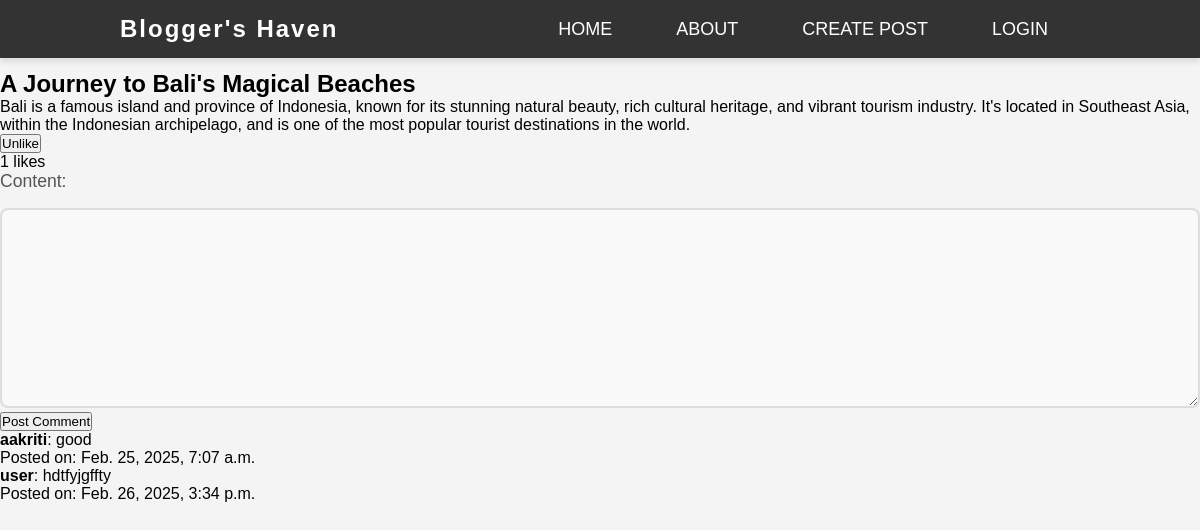
/ (signed in), run on the app's committed database.
### blog/models.py (models this page shows, shortened)
class BlogPost(models.Model):
    title = models.CharField(max_length=255, blank=False)
    content = models.TextField()
    category = models.CharField(max_length=100)
    tags = models.CharField(max_length=255, blank=True)
    image = models.ImageField(upload_to='blog_images/', blank=True, null=True)
    created_at = models.DateTimeField(auto_now_add=True)
    likes = models.ManyToManyField(User, related_name='liked_posts', blank=True)
    published = models.BooleanField(default=False)  # Make sure this is here

class Comment(models.Model):
    content = models.TextField()
    created_at = models.DateTimeField(auto_now_add=True)
    post = models.ForeignKey(BlogPost, related_name='comments', on_delete=models.CASCADE)
    author = models.ForeignKey(User, on_delete=models.CASCADE)

### blog/views.py (the view, shortened to what this page needs)
# urls.py: path('', views.home, name='home'),
def home(request):
    posts = BlogPost.objects.filter(published=True).order_by('-created_at')
    comment_form = CommentForm()
    return render(request, 'home.html', {
        'posts': posts,
        'comment_form': comment_form,
    })

### blog/forms.py
class CommentForm(forms.ModelForm):
    class Meta:
        model = Comment
        fields = ['content']

### blog/templates/home.html (shortened to what this page needs)
{% extends 'base.html' %}
{% load static %}
{% block content %}
    {% if posts %}
        {% for post in posts %}
            <div class="post">
                <h2>{{ post.title }}</h2>
                <p>{{ post.content }}</p>
                <form method="POST" action="{% url 'blog:like_post' post.id %}">
                    <button type="submit">
                        {% if user in post.likes.all %}
                            Unlike
                        {% else %}
                            Like
                        {% endif %}
                    </button>
                </form>
                <p>{{ post.likes.count }} likes</p>
                <form method="POST">
                    {{ comment_form.as_p }}
                    <button type="submit">Post Comment</button>
                </form>
                <div class="comments">
                    {% for comment in post.comments.all %}
                        <div class="comment">
                            <p><strong>{{ comment.author.username }}</strong>: {{ comment.content }}</p>
                            <p>Posted on: {{ comment.created_at }}</p>
                        </div>
                    {% endfor %}
                </div>
            </div>
        {% endfor %}
    {% else %}
        <p>No posts available.</p>
    {% endif %}
{% endblock %}

### static/css/style.css (style rules this page uses)
* { margin: 0; padding: 0; box-sizing: border-box; font-family: 'Arial', sans-serif; }
body { background-color: #f4f4f4; padding-top: 70px; }
label { font-size: 1rem; color: #333; margin-bottom: 8px; display: block; }
input[type="text"], textarea, select, input[type="file"] { width: 100%; padding: 12px; border: 1px solid #ccc; border-radius: 5px; font-size: 1rem; margin-top: 8px; }
textarea { min-height: 200px; resize: vertical; }
* { margin: 0; padding: 0; box-sizing: border-box; }
label { font-size: 1.1rem; color: #555; margin-bottom: 8px; display: block; }
input[type="text"], textarea, select { width: 100%; padding: 15px; font-size: 1rem; border: 2px solid #ddd; border-radius: 8px; background-color: #f9f9f9; margin-top: 8px; transition: all 0.3s ease; }
textarea { height: 200px; resize: vertical; }

### data on the page
BlogPost: title "A Journey to Bali's Magical Beaches", content "Bali is a famous island and province of Indonesia, known for its stunning natural beauty, rich cultural heritage, and vibrant tourism industry. It's located in Southeast Asia, within the Indonesian archipelago, and is one of the most popular tourist destinations in the world.", shows "Unlike", likes.count "1"
Comment: author.username "aakriti", content "good", created_at "Feb. 25, 2025, 7:07 a.m."
Comment: author.username "user", content "hdtfyjgffty", created_at "Feb. 26, 2025, 3:34 p.m."
